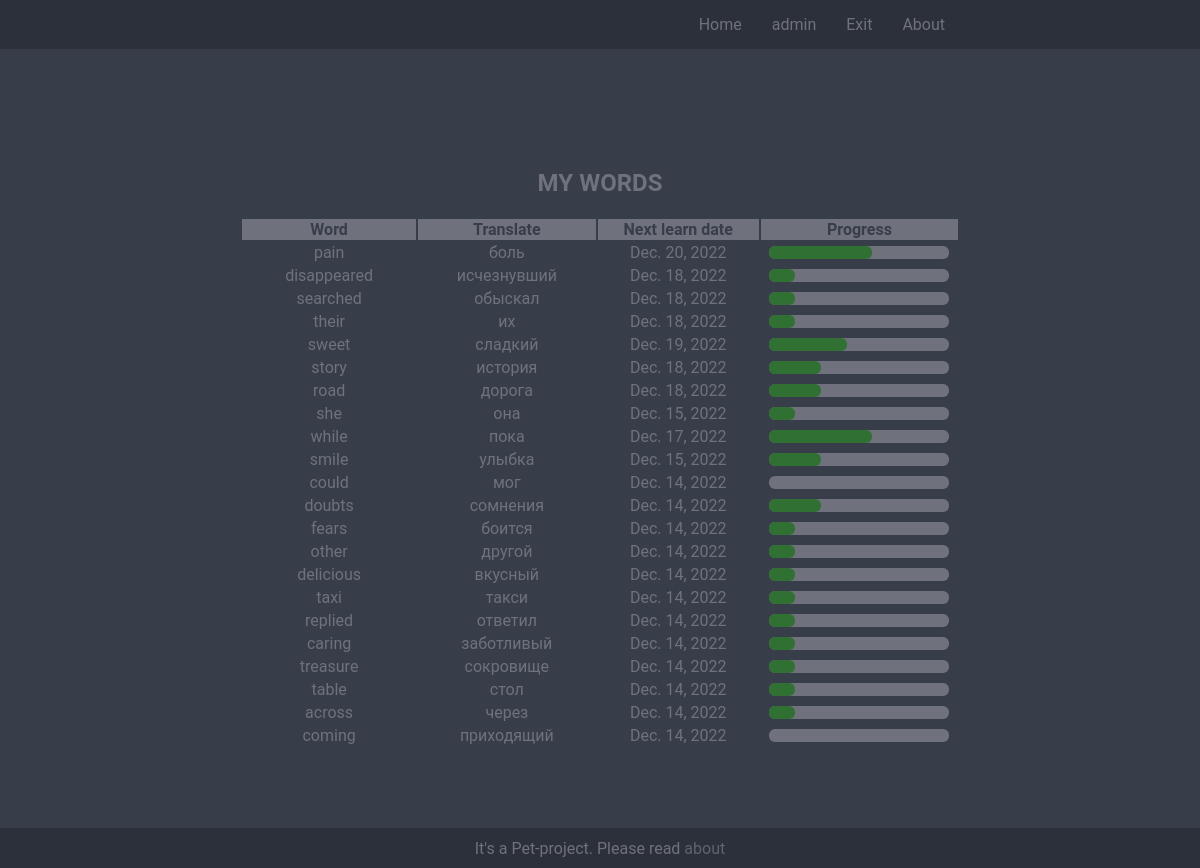
The app's page /showMyWords/ (signed in), older data.
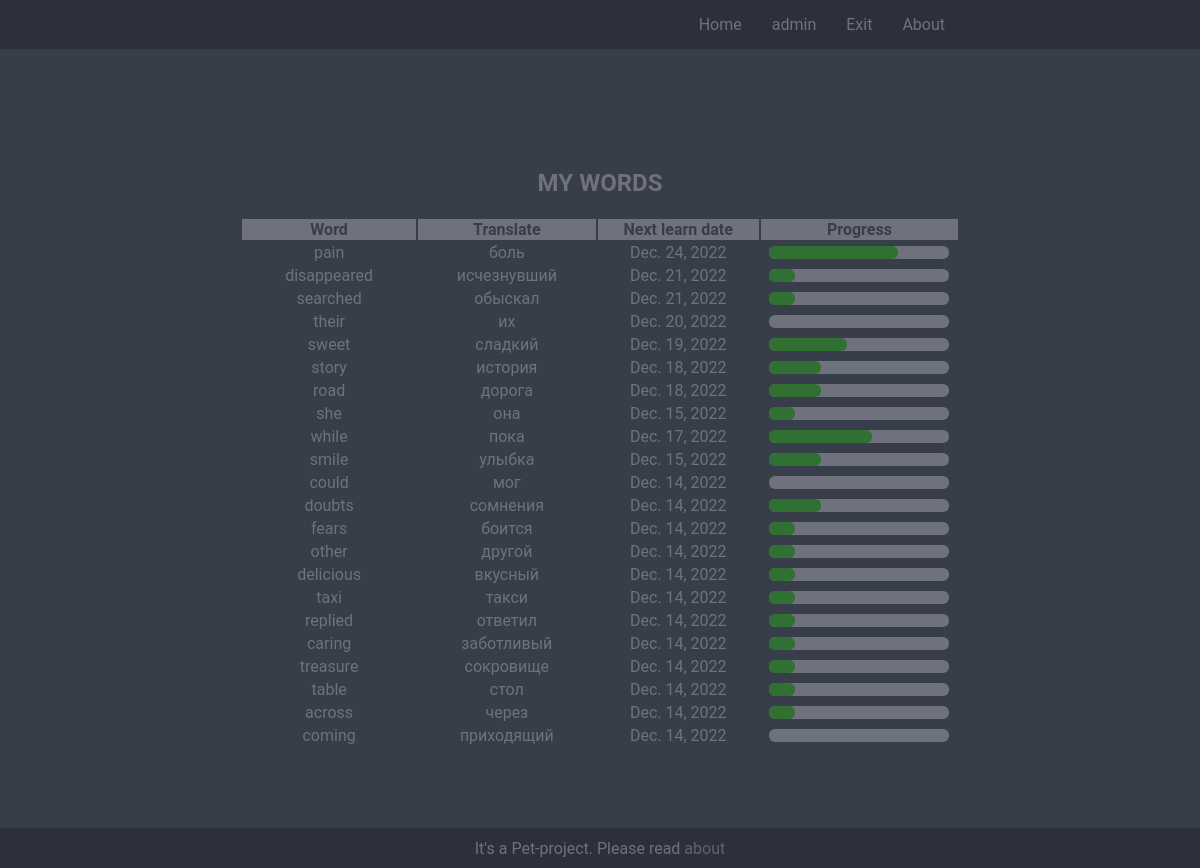
The same page, newer data.
### goen/models.py (models this page shows, shortened)
class WordLearned(models.Model):
    objects = models.Manager()
    progress = models.IntegerField(default=0)
    next_day_learn = models.DateField(auto_now_add=True)
    is_learned = models.BooleanField(default=False)
    learn_person = models.CharField(max_length=128)
    learn_word = models.ForeignKey(Word, on_delete=models.CASCADE)
    class Meta:
        db_table = 'wordLearned'

class Word(models.Model):
    objects = models.Manager()
    word_original = models.CharField(max_length=128)
    word_translate = models.CharField(max_length=128)
    word_description = models.TextField()
    story = models.ForeignKey(Story, on_delete=models.CASCADE)
    class Meta:
        db_table = 'words'

### goen/views.py (the view)
# urls.py: path('showMyWords/', show_my_words),
def show_my_words(request):
    words = WordLearned.objects.filter(learn_person=request.user.pk)
    return render(request, 'showMyWords.html', {'words': words})

### goen/templatetags/custom_filters.py (called while the page is built)
@register.filter
def multiply(value, arg):
    try:
        return float(value) * float(arg)
    except (ValueError, TypeError):
        return ''

### goen/templates/showMyWords.html (shortened to what this page needs)
{% extends 'base.html' %}
{% block content %}
{% load custom_filters %}
<div class="container">
    <h2 class="center-text">MY WORDS</h2>
    <table class="table-home">
        <tr class="table-home-tr">
            <th class="table-home-th">
                Word
            </th>
            <th class="table-home-th">
                Translate
            </th>
            <th class="table-home-th">
                Next learn date
            </th>
            <th class="table-home-th">
                Progress
            </th>
        </tr>
        {% for item in words%}
        <tr>
            <td class="table-home-td">
                {{ item.learn_word.word_original}}
            </td>
            <td class="table-home-td">
                {{ item.learn_word.word_translate}}
            </td>
            <td class="table-home-td">
                {{item.next_day_learn}}
            </td>
            <td class="table-home-td">
                <div class="progress-bar table">
                    <div class="progress-value table" style="width: {{item.progress|multiply:14.2857142}}%;"></div>
                </div>
            </td>
        </tr>
        {% endfor %}
        </table>
</div>
        {% endblock %}

Row changes from the older to the newer data that the page shows:
changed WordLearned "pain": next_day_learn "Dec. 20, 2022" → "Dec. 24, 2022"; progress 4 → 5 (drawn)
changed WordLearned "disappeared": next_day_learn "Dec. 18, 2022" → "Dec. 21, 2022"
changed WordLearned "searched": next_day_learn "Dec. 18, 2022" → "Dec. 21, 2022"
changed WordLearned "their": next_day_learn "Dec. 18, 2022" → "Dec. 20, 2022"; progress 1 → 0 (drawn)
